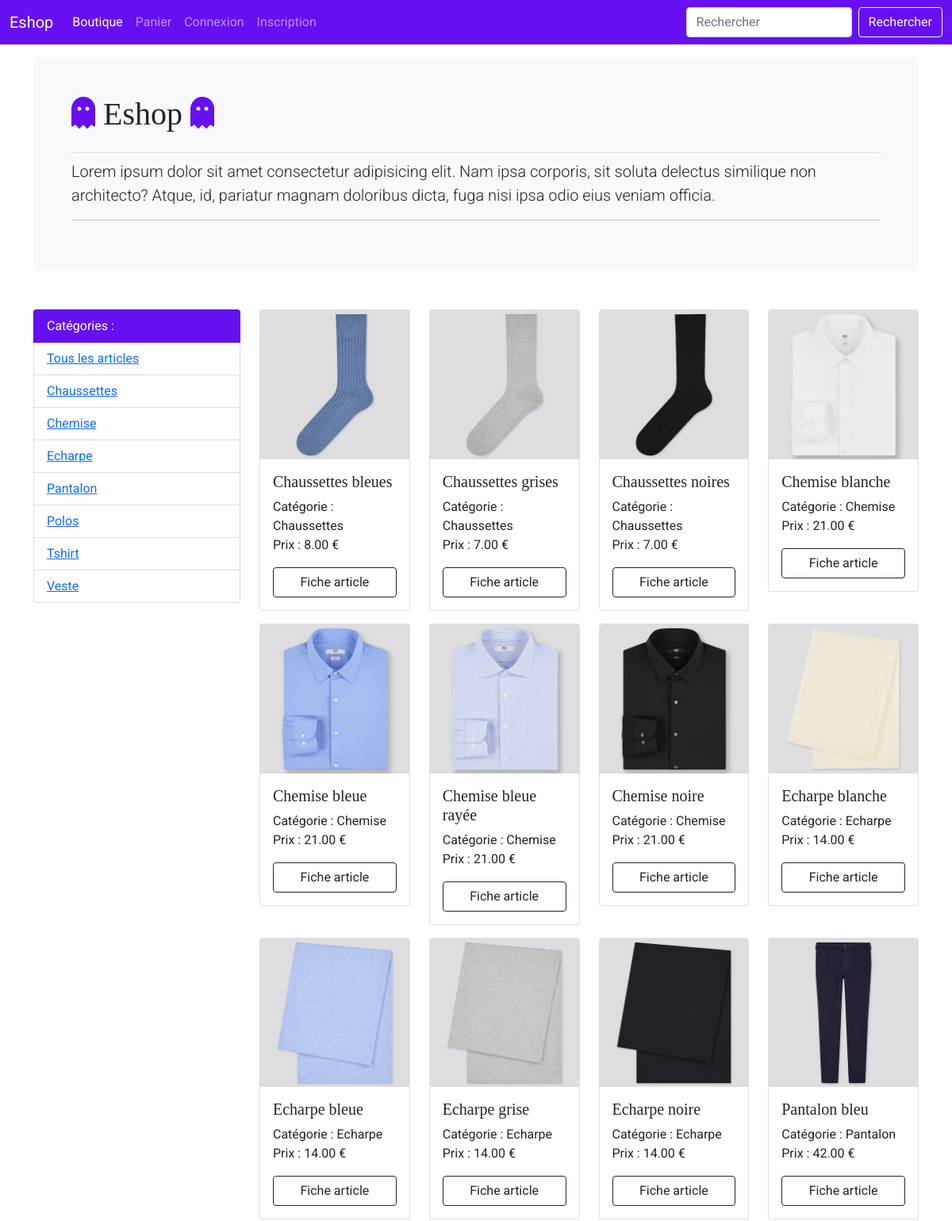
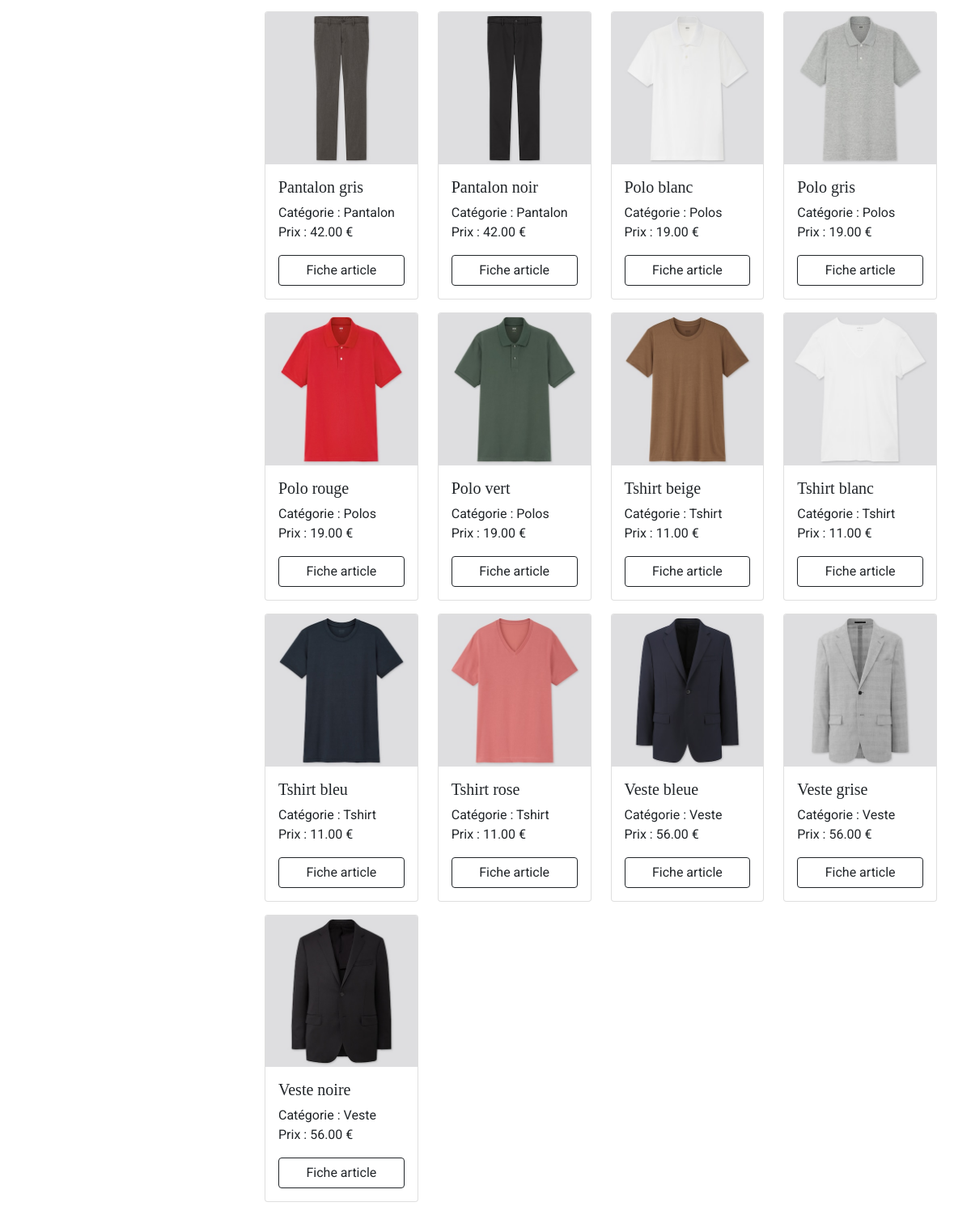
The page / on the database its author committed (2 pictures, top to bottom).
### tables this page shows
CREATE TABLE IF NOT EXISTS `article` (
  `id_article` int(5) NOT NULL AUTO_INCREMENT,
  `reference` varchar(255) NOT NULL,
  `categorie` varchar(255) NOT NULL,
  `titre` varchar(255) NOT NULL,
  `description` text NOT NULL,
  `couleur` varchar(255) NOT NULL,
  `taille` varchar(255) NOT NULL,
  `sexe` enum('m','f') NOT NULL,
  `photo` varchar(255) NOT NULL,
  `prix` double(7,2) NOT NULL,
  `stock` int(4) NOT NULL,
  PRIMARY KEY (`id_article`),
  UNIQUE KEY `reference` (`reference`)
);

### inc/functions.inc.php (called while the page is built, shortened)
<?php
function class_active($url) {
    $page = strrchr($_SERVER['PHP_SELF'], '/');
    if($page == $url) {
        return ' active ';
    }
}
function user_is_connected() {
    if( !empty($_SESSION['membre']) ) {
        return true;
    } else {
        return false;
    }
}

### index.php (the view)
<?php
include 'inc/init.inc.php';
include 'inc/functions.inc.php';
$liste_categories = $pdo->query("SELECT DISTINCT categorie FROM article ORDER BY categorie");
if( isset($_GET['categorie']) ) {
    $liste_articles = $pdo->prepare("SELECT * FROM article WHERE categorie = :categorie ORDER BY categorie, titre");
    $liste_articles->bindParam(':categorie', $_GET['categorie'], PDO::PARAM_STR);
    $liste_articles->execute();
} else {
    $liste_articles = $pdo->query("SELECT * FROM article ORDER BY categorie, titre");
}
include 'inc/header.inc.php';
include 'inc/nav.inc.php';
?>
<main class="container">
    <div class="bg-light p-5 rounded">
        <h1 class="pb-4 border-bottom"><i class="fas fa-ghost couleur_icone"></i> Eshop <i class="fas fa-ghost couleur_icone"></i></h1>
        <p class="lead">Lorem ipsum dolor sit amet consectetur adipisicing elit. Nam ipsa corporis, sit soluta delectus similique non architecto? Atque, id, pariatur magnam doloribus dicta, fuga nisi ipsa odio eius veniam officia.</p>
        <?php echo $msg . '<hr>';
        ?>
    </div>
    <div class="row">
        <div class="col-sm-3 mt-5">
            <ul class="list-group">
                <li class="list-group-item bg-indigo text-white" aria-current="true">Catégories : </li>
                <li class="list-group-item"><a href="<?php echo URL; ?>">Tous les articles</a></li>
                <?php
                while ($ligne = $liste_categories->fetch(PDO::FETCH_ASSOC)) {
                    echo '<li class="list-group-item"><a href="?categorie=' . $ligne['categorie'] . '">' . ucfirst($ligne['categorie']) . '</a></li>';
                }
                ?>
            </ul>
        </div>
        <div class="col-sm-9 mt-5">
            <div class="row">
            <?php
            while ($article = $liste_articles->fetch(PDO::FETCH_ASSOC)) {
                echo '
                <div class="col-sm-6 col-lg-3 col-md-4 mb-3">
                    <div class="card">
                        <img src="' . URL . 'assets/img_articles/' . $article['photo'] . '" class="card-img-top" alt="Une image article : ' . $article['titre'] . '">
                        <div class="card-body">
                            <h5 class="card-title">' . ucfirst($article['titre']) . '</h5>
                            <p class="card-text">Catégorie : ' . $article['categorie'] . '<br>Prix : ' . $article['prix'] . ' €</p>
                            <a href="fiche_article.php?id_article=' . $article['id_article'] . '" class="btn btn-outline-dark w-100">Fiche article</a>
                        </div>
                    </div>
                </div>';
            }
            ?>
            </div>
        </div>
    </div>
</main>
<?php
include 'inc/footer.inc.php';

### inc/header.inc.php (shortened to what this page needs)
<!DOCTYPE html>
<html lang="fr">
<head>
    <link href="https://cdn.jsdelivr.net/npm/bootstrap@5.1.0/dist/css/bootstrap.min.css" rel="stylesheet">
    <link href="<?php echo URL; ?>assets/css/style.css" rel="stylesheet">
    <link rel="stylesheet" href="https://cdnjs.cloudflare.com/ajax/libs/font-awesome/5.15.4/css/all.min.css">
</head>
<body>

### inc/nav.inc.php (shortened to what this page needs)
<nav class="navbar navbar-expand-md navbar-dark fixed-top bg-indigo">
    <div class="container-fluid">
        <a class="navbar-brand" href="<?php echo URL; ?>index.php">Eshop</a>
        <div class="collapse navbar-collapse" id="navbarCollapse">
            <ul class="navbar-nav me-auto mb-2 mb-md-0">
                <li class="nav-item">
                    <a class="nav-link <?php echo class_active('/index.php'); ?>" aria-current="page" href="<?php echo URL; ?>index.php">Boutique</a>
                </li>
                <li class="nav-item">
                    <a class="nav-link <?php echo class_active('/panier.php'); ?>" href="<?php echo URL; ?>panier.php">Panier</a>
                </li>
                <?php if( user_is_connected() ) { ?>
                <li class="nav-item">
                    <a class="nav-link <?php echo class_active('/profil.php'); ?>" href="<?php echo URL; ?>profil.php">Profil</a>
                </li>
                <li class="nav-item">
                    <a class="nav-link <?php echo class_active('/connexion.php'); ?>" href="<?php echo URL; ?>connexion.php?action=deconnexion">Déconnexion</a>
                </li>
                <?php } else { ?>
                <li class="nav-item">
                    <a class="nav-link <?php echo class_active('/connexion.php'); ?>" href="<?php echo URL; ?>connexion.php">Connexion</a>
                </li>
                <li class="nav-item">
                    <a class="nav-link <?php echo class_active('/inscription.php'); ?>" href="<?php echo URL; ?>inscription.php">Inscription</a>
                </li>
                <?php } ?>
            </ul>
            <form class="d-flex">
                <input class="form-control me-2" type="search" placeholder="Rechercher" aria-label="Search">
                <button class="btn btn-outline-light" type="submit">Rechercher</button>
            </form>
        </div>
    </div>
</nav>

### inc/footer.inc.php (shortened to what this page needs)
</body>
</html>

### assets/css/style.css (style rules this page uses)
body { min-height: 75rem; padding-top: 4.5rem; }
* { font-family: 'Roboto', sans-serif; }
h1, h2, h3, h4, h5, h6 { font-family: 'Playfair Display', serif; }
.couleur_icone { color: #6610f2; }
.bg-indigo { background-color: #6610f2; }

### rows shown on the page
article: photo (picture), titre "Chaussettes bleues", categorie "Chaussettes", prix "8.00"
article: photo (picture), titre "Chaussettes grises", categorie "Chaussettes", prix "7.00"
article: photo (picture), titre "Chaussettes noires", categorie "Chaussettes", prix "7.00"
article: photo (picture), titre "Chemise blanche", categorie "Chemise", prix "21.00"
article: photo (picture), titre "Chemise bleue", categorie "Chemise", prix "21.00"
article: photo (picture), titre "Chemise bleue rayée", categorie "Chemise", prix "21.00"
article: photo (picture), titre "Chemise noire", categorie "Chemise", prix "21.00"
article: photo (picture), titre "Echarpe blanche", categorie "Echarpe", prix "14.00"
article: photo (picture), titre "Echarpe bleue", categorie "Echarpe", prix "14.00"
article: photo (picture), titre "Echarpe grise", categorie "Echarpe", prix "14.00"
article: photo (picture), titre "Echarpe noire", categorie "Echarpe", prix "14.00"
article: photo (picture), titre "Pantalon bleu", categorie "Pantalon", prix "42.00"
article: photo (picture), titre "Pantalon gris", categorie "Pantalon", prix "42.00"
article: photo (picture), titre "Pantalon noir", categorie "Pantalon", prix "42.00"
article: photo (picture), titre "Polo blanc", categorie "Polos", prix "19.00"
article: photo (picture), titre "Polo gris", categorie "Polos", prix "19.00"
article: photo (picture), titre "Polo rouge", categorie "Polos", prix "19.00"
article: photo (picture), titre "Polo vert", categorie "Polos", prix "19.00"
article: photo (picture), titre "Tshirt beige", categorie "Tshirt", prix "11.00"
article: photo (picture), titre "Tshirt blanc", categorie "Tshirt", prix "11.00"
article: photo (picture), titre "Tshirt bleu", categorie "Tshirt", prix "11.00"
article: photo (picture), titre "Tshirt rose", categorie "Tshirt", prix "11.00"
article: photo (picture), titre "Veste bleue", categorie "Veste", prix "56.00"
article: photo (picture), titre "Veste grise", categorie "Veste", prix "56.00"
article: photo (picture), titre "Veste noire", categorie "Veste", prix "56.00"

### other values the page prints
$ligne['categorie'] "Chaussettes"
$ligne['categorie'] "Chemise"
$ligne['categorie'] "Echarpe"
$ligne['categorie'] "Pantalon"
$ligne['categorie'] "Polos"
$ligne['categorie'] "Tshirt"
$ligne['categorie'] "Veste"
